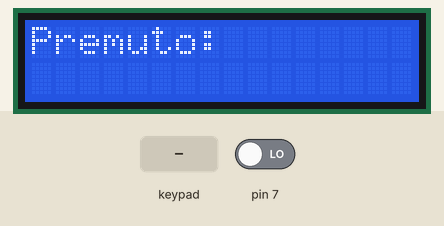
The sketch below on a simulated Arduino Uno, built with avr-gcc and run on an emulated ATmega328P. Parts: 16×2 character LCD. Wiring (inferred from the signals the program sends): 4×3 keypad with keys 1 2 3 4 5 6 7 8 9 * 0 # (labels assumed): rows pin 6, pin 5, pin 4, pin 3; columns pin 0, pin 1, pin 2. The test bench sets the inputs (shaded band); at power-on: pin 7 LOW.

Above: at 1.2 s.
1.3 s: keypad keys 1 2 3 4 pressed 0.4 s apart
At 1.39 s:
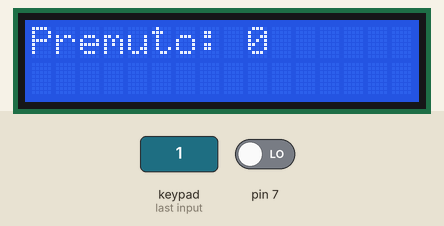
4.4 s: key '6' pressed
At 4.49 s:
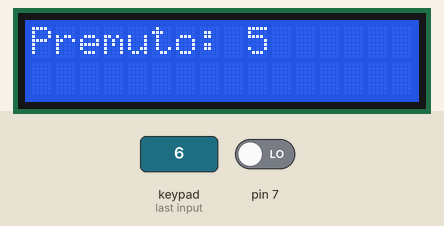
6.0 s: key '7' pressed
At 6.09 s:
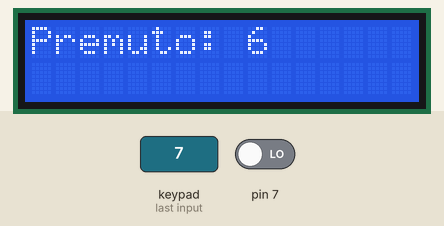
7.6 s: keypad keys 1 2 3 4 # pressed 0.4 s apart
At 8.09 s:
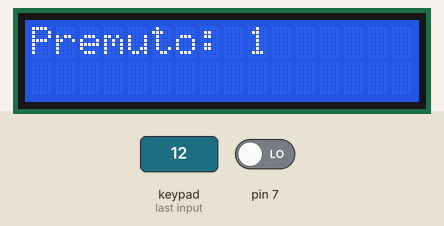
Timing chart, 0 to 10.6 s (numbered marks = the images above; inputs shaded):
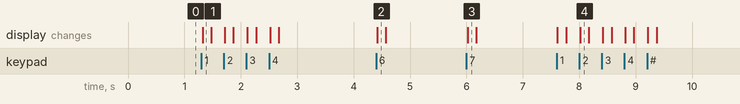

The sketch:

KeypadScan_v2.ino
```cpp
#include <LiquidCrystal_I2C.h>

#define I2C_ADDR    0x27
#define LCD_COLUMNS 16
#define LCD_LINES   2

LiquidCrystal_I2C lcd(I2C_ADDR, LCD_COLUMNS, LCD_LINES);

// !!! LO SCHERMO LCD E' PRESENTE SOLO PER MOSTRARE IL FUNZIONAMENTO DI QUESTO CODICE.
// NON SARA' PRESENTE IN NESSUNA ITERAZIONE DEL PRODOTTO FINALE. !!!

#define NO_KEY 20
volatile uint8_t pressed_key = NO_KEY;

void setup() {
  lcd.init();
  lcd.backlight();

  DDRD = 0x78;
  PORTD = 0x7F;
}

// !!! FUNZIONE LOOP UTILIZZATA SOLAMENTE PER MOSTRARE IL FUNZIONAMENTO DI QUESTO CODICE !!!
void loop() {
  pressed_key = keypadScan();
  lcd.setCursor(0,0);
  lcd.print("Premuto: ");
  lcd.setCursor(9,0);
  if(pressed_key == NO_KEY){
    lcd.print("  ");
  }else{
    lcd.print(pressed_key);
  }
}

// Funzione keypadRead()
uint8_t keypadScan(){
  uint8_t keyCode = NO_KEY;

  for (uint8_t i = 0; i < 4 ; ++i){
    // Operazione Bitwise al posto dell array.
    PORTD = ~_BV(6-i);
    for (uint8_t j = 0 ; j < 3 ; ++j){
      if ((PIND & (_BV(j))) == 0){
         keyCode = i * 3 + j;
      }
    }
  }

  // Ho notato che, durante e operazioni della funzione, la "direzione" dei pin non viene cambiata
  // ed è di conseguenza inutile resettarle a fine funzione. Si può quindi omettere:
  // DDRD = 0x78;

  PORTD = 0x7F;

  return keyCode;
}
```

Measured:
- after the input at 1.3 s, the display: changes at once (image 1)
- after the input at 4.4 s, the display: changes at once (image 2)
- after the input at 6.0 s, the display: changes at once (image 3)
- after the input at 7.6 s, the display: first changes at once (image 4 shows a later state)
